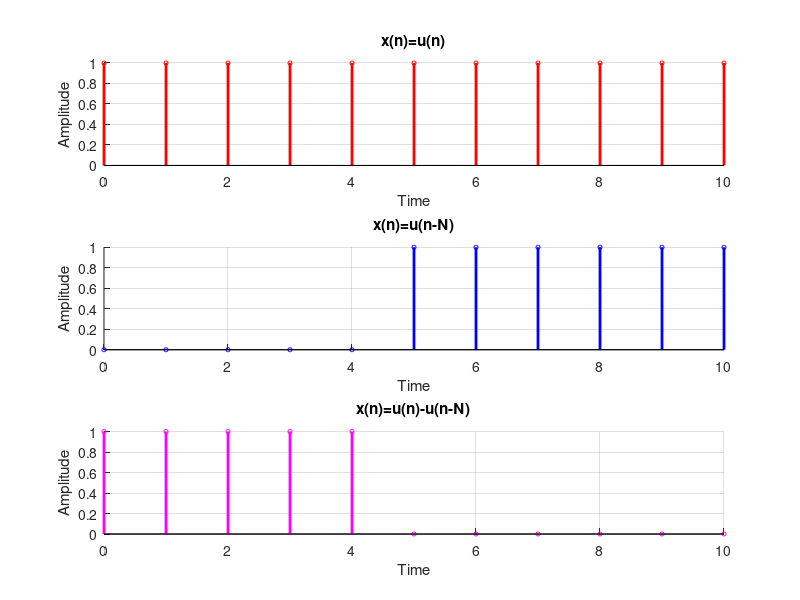

Write MATLAB code to recreate this figure.
% Name: Priyadarshan Ghosh
% Roll no.: 72
clc;
clf;
N = input("Enter a value:"); %N=7
n1 = 0:2*N;
x1 = n1 >= 0;
x2 = n1 >= N;
x3 = x1 - x2;
%x(n)=u(n)
subplot(3,1,1,'Position',[0.12 0.789 0.5 0.14]);
stem(n1,x1,'ro','linewidth', 2,'MarkerSize',3)
title ('x(n)=u(n)');
xlabel('Time');
ylabel('Amplitude');
axis([0, 2*N, 0, 1]);
grid on;
box off;
%x(n)=u(n-N)
subplot(3,1,2,'Position',[0.12 0.456 0.5 0.14]);
stem(n1,x2,'bo','linewidth', 2,'MarkerSize',3)
title ('x(n)=u(n-N)');
xlabel('Time');
ylabel('Amplitude');
axis([0, 2*N, 0, 1]);
grid on;
box off;
%x(n)=u(n)-u(n-N)
subplot(3,1,3,'Position',[0.12 0.12 0.5 0.14]);
stem(n1,x3,'mo','linewidth', 2,'MarkerSize',3)
title ('x(n)=u(n)-u(n-N)');
xlabel('Time');
ylabel('Amplitude');
axis([0, 2*N, 0, 1]);
grid on;
box off;
